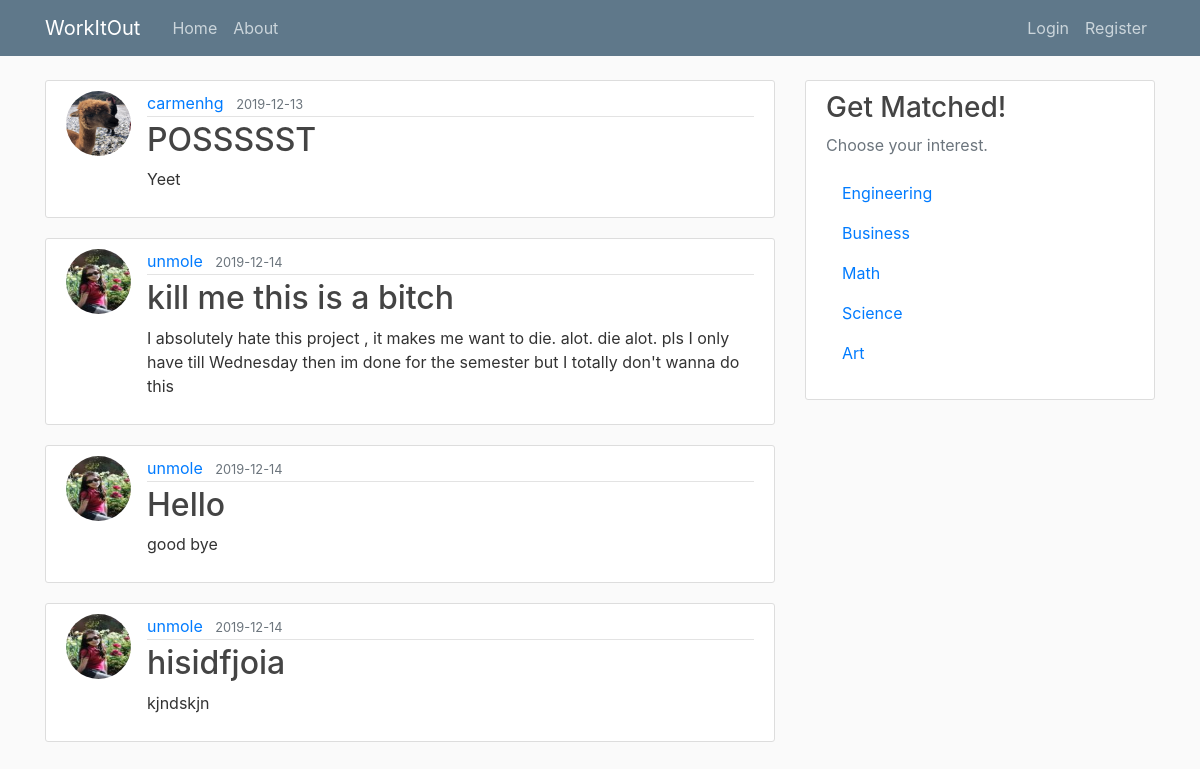
Page /home on the earlier database version.
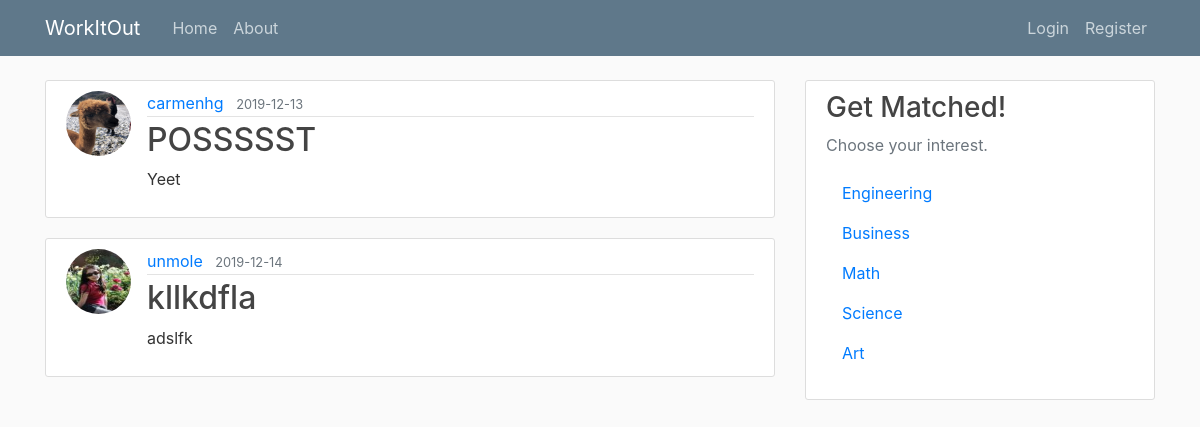
Same page on the later database version.
### testing/models.py (models this page shows, shortened)
class Post(db.Model):
    id = db.Column(db.Integer, primary_key=True)
    title = db.Column(db.String(100), nullable=False)
    date_posted = db.Column(db.DateTime, nullable=False, default=datetime.utcnow)
    content = db.Column(db.Text, nullable=False)
    user_id = db.Column(db.Integer, db.ForeignKey('user.id'), nullable=False)

class User(db.Model, UserMixin):
    id = db.Column(db.Integer, primary_key=True)
    username = db.Column(db.String(20), unique=True, nullable=False)
    email = db.Column(db.String(120), unique=True, nullable=False)
    image_file = db.Column(db.String(20), nullable=False, default='default.jpg')
    password = db.Column(db.String(60), nullable=False)
    posts = db.relationship('Post', backref='author', lazy=True)

### testing/routes.py (the view)
@app.route("/")
@app.route("/home")
def home():
    posts = Post.query.all()
    return render_template('home.html', posts=posts)

### testing/templates/home.html
{% extends "layout.html" %}
{% block content %}
    {% for post in posts %}
        <article class="media content-section">
          <img class="rounded-circle article-img" src="{{ url_for('static', filename='profile_photos/' + post.author.image_file) }}">
          <div class="media-body">
            <div class="article-metadata">
              <a class="mr-2" href="#">{{ post.author.username }}</a>
              <small class="text-muted">{{ post.date_posted.strftime('%Y-%m-%d') }}</small>
            </div>
            <h2><a class="article-title" href="{{ url_for('post', post_id=post.id) }}">{{ post.title }}</a></h2>
            <p class="article-content">{{ post.content }}</p>
          </div>
        </article>
    {% endfor %}
{% endblock content %}

### testing/templates/layout.html (shortened to what this page needs)
<!DOCTYPE html>
<html>
<head>
    <link rel="stylesheet" href="https://maxcdn.bootstrapcdn.com/bootstrap/4.0.0/css/bootstrap.min.css">
    <link rel="stylesheet" type="text/css" href="{{ url_for('static', filename='main.css') }}">
</head>
<body>
    <header class="site-header">
      <nav class="navbar navbar-expand-md navbar-dark bg-steel fixed-top">
        <div class="container">
          <a class="navbar-brand mr-4" href="/">WorkItOut</a>
          <div class="collapse navbar-collapse" id="navbarToggle">
            <div class="navbar-nav mr-auto">
              <a class="nav-item nav-link" href="{{ url_for('home') }}">Home</a>
              <a class="nav-item nav-link" href="{{ url_for('about') }}">About</a>
            </div>
            <div class="navbar-nav">
              {% if current_user.is_authenticated %}
                <a class="nav-item nav-link" href="{{ url_for('new_post') }}">New Post</a>
                <a class="nav-item nav-link" href="{{ url_for('account') }}">Account</a>
                <a class="nav-item nav-link" href="{{ url_for('logout') }}">Logout</a>
              {% else %}
                <a class="nav-item nav-link" href="{{ url_for('login') }}">Login</a>
                <a class="nav-item nav-link" href="{{ url_for('register') }}">Register</a>
              {% endif %}
            </div>
          </div>
        </div>
      </nav>
    </header>
    <main role="main" class="container">
      <div class="row">
        <div class="col-md-8">
          {% block content %}{% endblock %}
        </div>
        <div class="col-md-4">
          <div class="content-section">
            <h3>Get Matched!</h3>
            <p class='text-muted'>Choose your interest.
              <ul class="list-group">
                <a class="nav-item nav-link" href="{{ url_for('engineering') }}">Engineering</a>
                <a class="nav-item nav-link" href="{{ url_for('business') }}">Business</a>
                <a class="nav-item nav-link" href="{{ url_for('math') }}">Math</a>
                <a class="nav-item nav-link" href="{{ url_for('science') }}">Science</a>
                <a class="nav-item nav-link" href="{{ url_for('art') }}">Art</a>
              </ul>
            </p>
          </div>
        </div>
      </div>
    </main>
</body>
</html>

### testing/static/main.css (style rules this page uses)
body { background: #fafafa; color: #333333; margin-top: 5rem; }
h1, h2, h3, h4, h5, h6 { color: #444444; }
.bg-steel { background-color: #5f788a; }
.site-header .navbar-nav .nav-link { color: #cbd5db; }
.content-section { background: #ffffff; padding: 10px 20px; border: 1px solid #dddddd; border-radius: 3px; margin-bottom: 20px; }
.article-title { color: #444444; }
.article-content { white-space: pre-line; }
.article-img { height: 65px; width: 65px; margin-right: 16px; }
.article-metadata { padding-bottom: 1px; margin-bottom: 4px; border-bottom: 1px solid #e3e3e3 }

Differences in the rows shown:
removed Post: image_file (picture), author.username "unmole", date_posted "2019-12-14", title "Hello", content "good bye"
removed Post: image_file (picture), author.username "unmole", date_posted "2019-12-14", title "hisidfjoia", content "kjndskjn"
changed Post "unmole": title "kill me this is a bitch" → "kllkdfla"; content "I absolutely hate this project , it makes me want to die. alot. die alot. pls I only have till Wednesday then im done for the semester but I totally don't wanna do this" → "adslfk"
